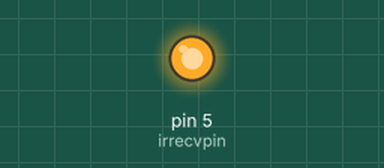
Simulated run of this sketch. Board: Arduino Uno, built with avr-gcc and run on an emulated ATmega328P. On the bench: output pins drawn as LEDs (lit = HIGH). What the sketch prints to the serial monitor is not drawn.

Above: at 0.1 s.
At 3.9 s:
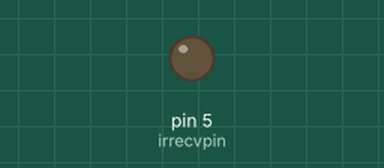
Timing chart, 0 to 5.4 s (numbered marks = the images above):
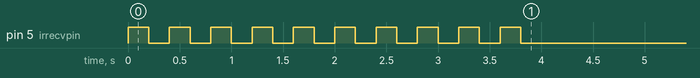

The sketch:

IR_Transmitter_Demo.ino
```cpp
#include<Arduino.h>
#include<IRremote.hpp>

const int irrecvpin = 5;  //GPIO5 = D1

IRsend irsend;
decode_results results;

void setup()
{
  irsend.begin(irrecvpin);
  Serial.begin(115200);
  Serial.println("Start");
  pinMode(5, OUTPUT);
  int i;
  for(i=0; i<10; i++)
  {
    digitalWrite(5, HIGH);
    delay(200);
    digitalWrite(5, LOW);
    delay(200);
  }
  Serial.println("Start");
}

void loop()
{
  irsend.sendNECRaw(0x11D98E71, 3);
  Serial.println("Sent Vol Up");
  delay(2000);
}
```
